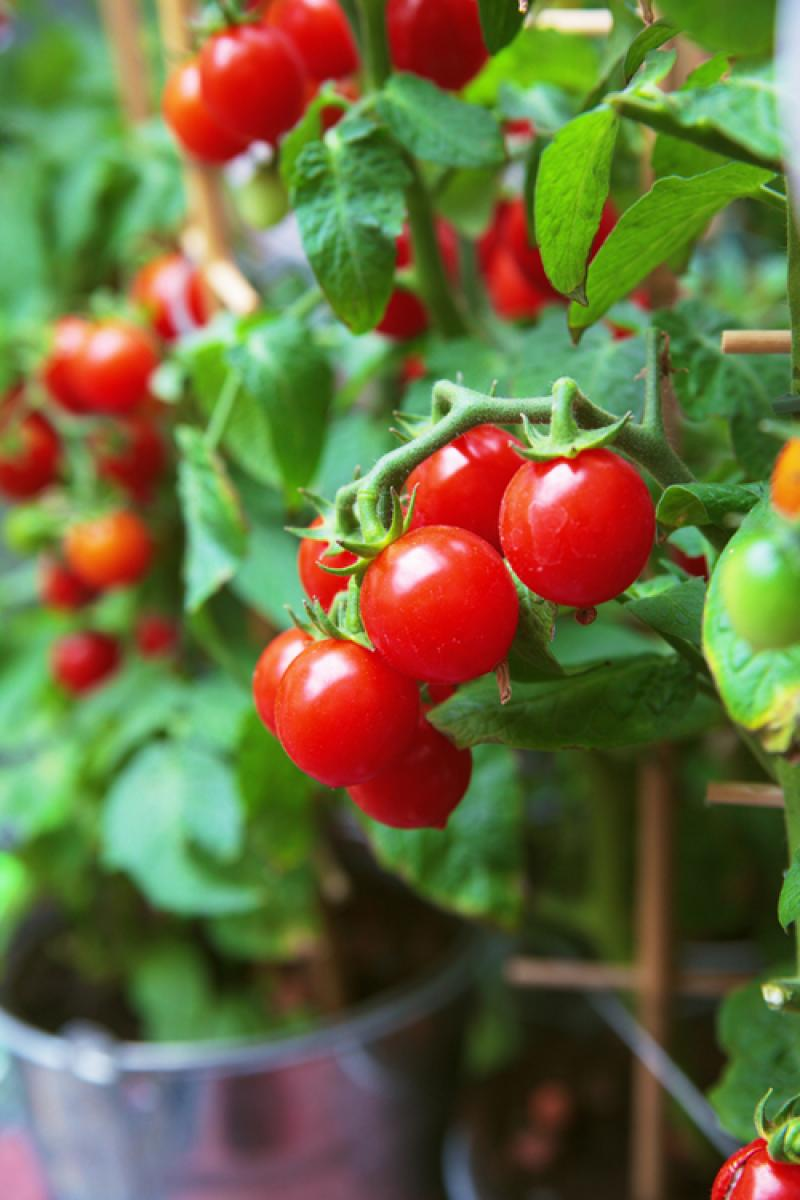
#> input picture RedTmato.jpg, 800 x 1200 px, given in place of the camera
$ jupyter execute colorV2.ipynb
#> lines starting #> are read from the running program, lines starting #| are printed output that depends on the picture; after the words box and inside, x2 and y2 are one past the last pixel; in counts of white or black regions, pixels touching at a corner belong together
[cell 1]
import numpy as np
import cv2

font = cv2.FONT_HERSHEY_SIMPLEX

#define kernel size
kernel = np.ones((7,7),np.uint8)

#cap = cv2.VideoCapture('chili.mp4')
cap = cv2.VideoCapture(0)

#frame= cv2.imread('RedTomato.jpg')

while True:
    _, frame = cap.read()
#> frame is the input picture: shape (1200, 800, 3); mean B, G, R 63.3, 108.1, 106.6
    # Convert BGR to HSV
    img = frame.copy()
    hsv = cv2.cvtColor(frame, cv2.COLOR_BGR2HSV)
#> hsv: shape (1200, 800, 3); mean H, S, V 50.9, 150.4, 135.5

    # define range of color in HSV
    #lower_bound = np.array([100,50,50])
    #upper_bound = np.array([130,255,255])

    lower_bound = np.array([179, 100, 100])
    upper_bound = np.array([179, 255, 255])

    # Threshold the HSV image to get only blue colors
    mask = cv2.inRange(hsv, lower_bound, upper_bound)
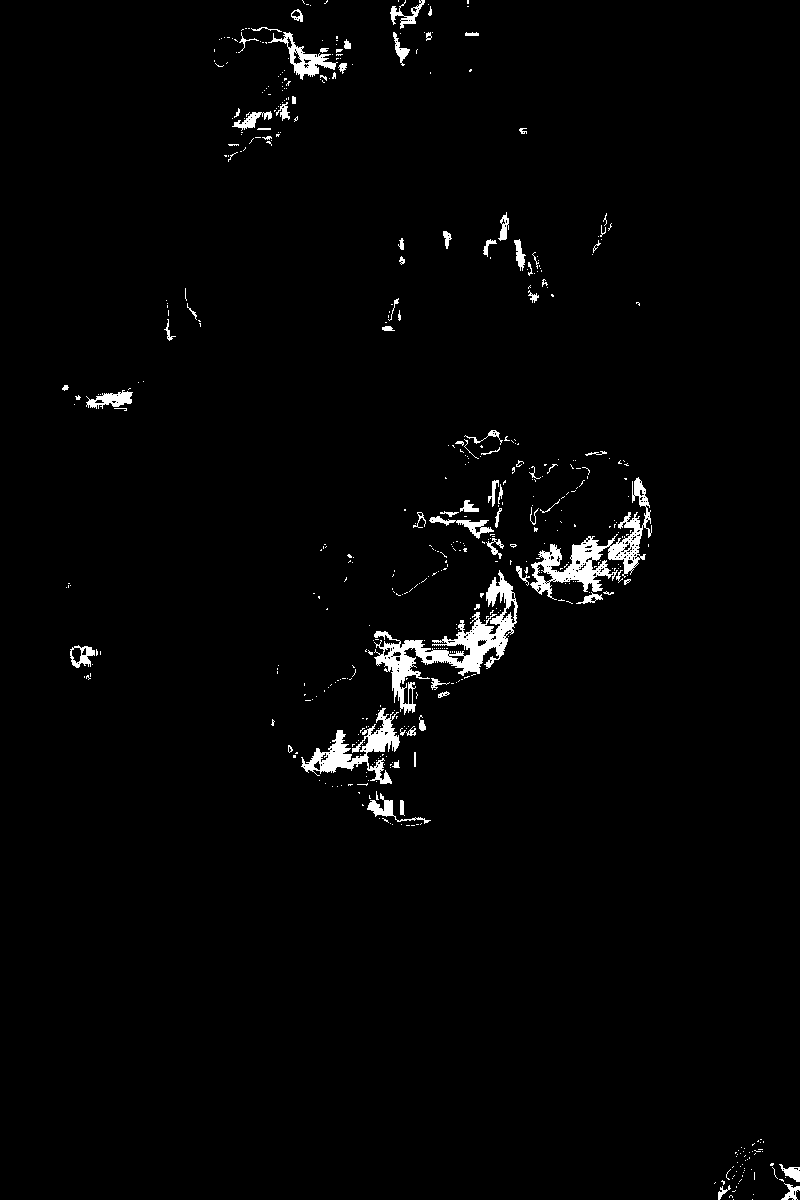
#> mask: shape (1200, 800); 2% white; 522 white regions (443 under 20 px), largest, box (x1, y1, x2, y2) and area: (374, 570, 518, 715) 4664, (530, 477, 652, 600) 3551, (301, 708, 400, 784) 2288

    # Remove unnecessary noise from mask
    mask = cv2.morphologyEx(mask, cv2.MORPH_CLOSE, kernel)
#> mask: shape (1200, 800); 3% white; 148 white regions (102 under 20 px), largest, box (x1, y1, x2, y2) and area: (288, 570, 518, 786) 10974, (516, 477, 652, 604) 5896, (413, 480, 517, 562) 1709
    mask = cv2.morphologyEx(mask, cv2.MORPH_OPEN, kernel)
#> mask: shape (1200, 800); 2.4% white; 34 white regions

    # Segment only the detected region
    segmented_img = cv2.bitwise_and(frame, frame, mask=mask)
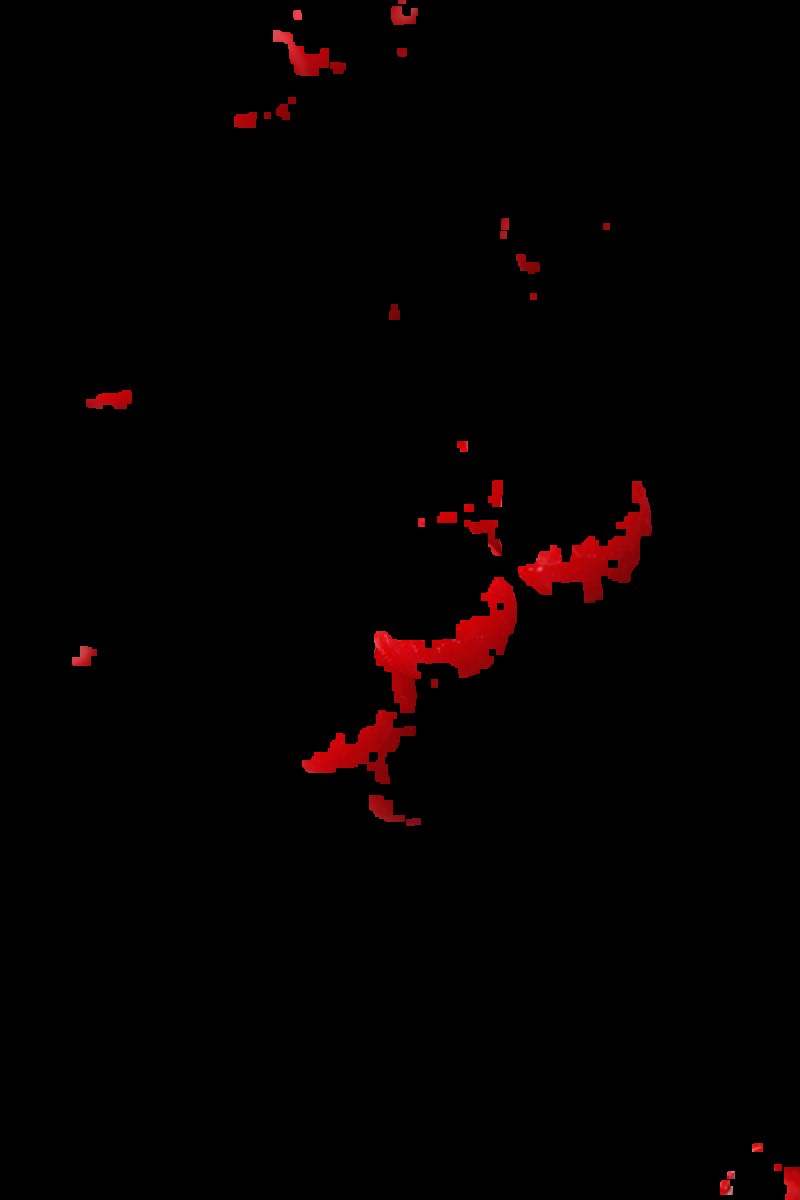
#> segmented_img: shape (1200, 800, 3); mean B, G, R 0.3, 0.2, 4.3

    #bluecnts = cv2.findContours(mask.copy(), cv2.RETR_EXTERNAL,cv2.CHAIN_APPROX_SIMPLE)[-2]
    bluecnts = cv2.findContours(mask.copy(), cv2.RETR_EXTERNAL,cv2.CHAIN_APPROX_SIMPLE)[0]
#> bluecnts = 34 contours; largest, box (x1, y1, x2, y2) and area: (374, 577, 517, 713) 6608, (518, 481, 652, 603) 5472, (302, 710, 416, 784) 3226, (273, 30, 329, 76) 1056, (86, 390, 132, 409) 558

    num = 0
    if len(bluecnts)>0:
        try:
            bound_area = max(bluecnts, key=cv2.contourArea)
#> bound_area = contour of 176 points, box (x1, y1, x2, y2) (374, 577, 517, 713), area 6608
            for bluecnts in bluecnts:
                (xg,yg,wg,hg) = cv2.boundingRect(bound_area)
                num+=1
                cv2.rectangle(img,(xg,yg),(xg+wg, yg+hg),(0,255,0),5)
#> this loop made 34 passes
#> bluecnts on passes 4, 9, 13, 15, 21, 23, 24, 26, 34: [[774, 1164], [774, 1170], [781, 1170], [781, 1164]], [[431, 679], [431, 687], [437, 687], [437, 679]], [[418, 518], [418, 526], [424, 526], [424, 518]], [[464, 504], [464, 511], [473, 511], [473, 504]], [[530, 293], [530, 299], [536, 299], [536, 293]], [[500, 231], [500, 238], [506, 238], [506, 231]], [[603, 223], [603, 229], [609, 229], [609, 223]], [[264, 112], [264, 118], [270, 118], [270, 112]], [[398, 0], [398, 3], [405, 3], [405, 0]]
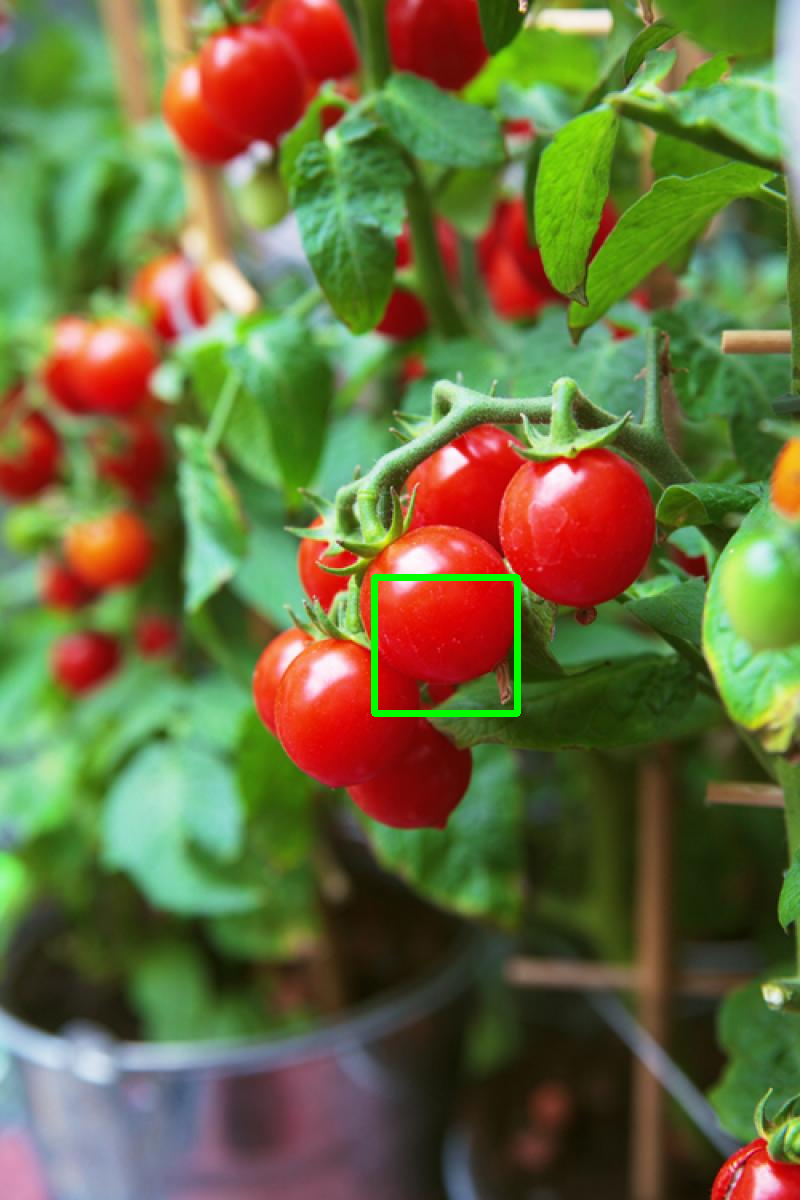
#> img: shape (1200, 800, 3); 0.4% of pixels changed, all inside (x1, y1, x2, y2) = (371, 574, 521, 717)
#> after the loop, num = 34

                #print(xg,yg,xg+wg, yg+hg)
        except:
            pass
    else:
        print('None')

    cv2.putText(img, str(num)+' Tomato', (20,30), font, 1, (255,0,0), 2)
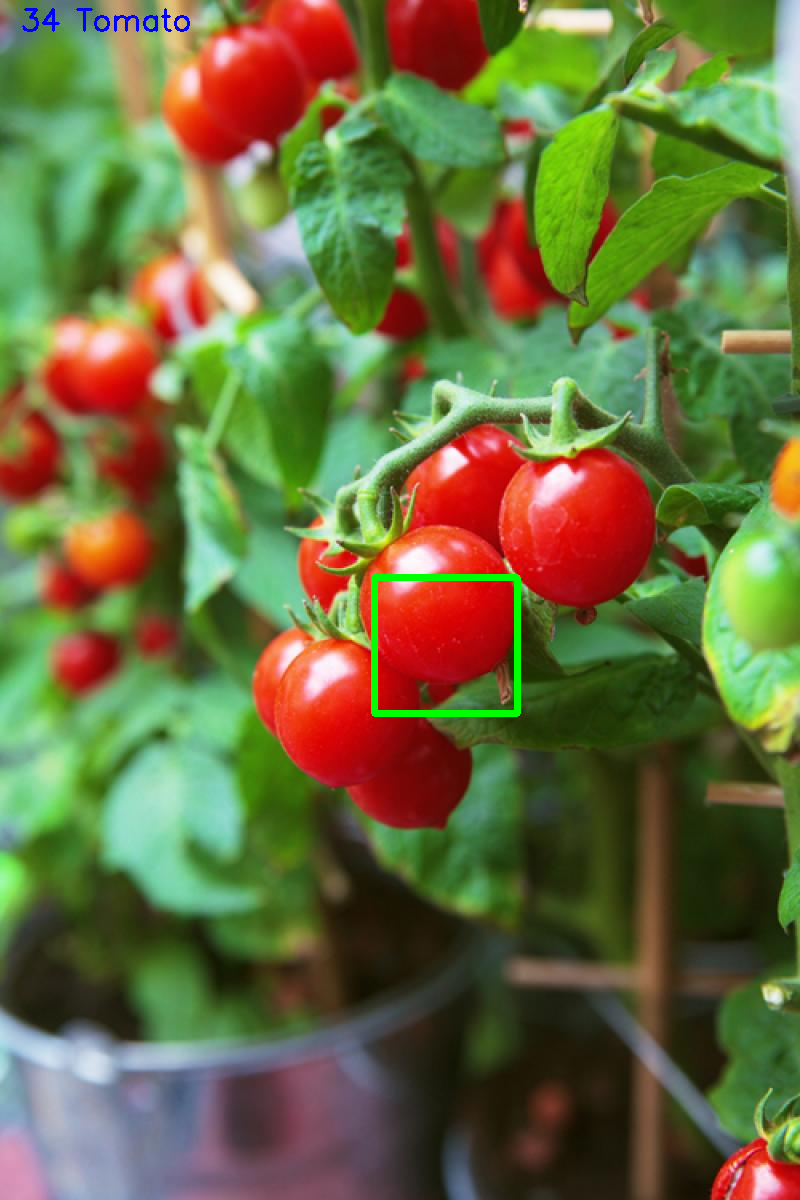
#> img: shape (1200, 800, 3); 0.11% of pixels changed, all inside (x1, y1, x2, y2) = (22, 8, 190, 32)
    cv2.namedWindow('frame', 0)
    cv2.resizeWindow('frame', 1280,720) # h*w
    cv2.imshow('frame',img)

    cv2.namedWindow('mask', 0)
    cv2.resizeWindow('mask', 1280,720) # h*w
    cv2.imshow('mask',mask)

    k = cv2.waitKey(5)
#> (key Esc is pressed here)
    if k == 27:
        break

cap.release()
cv2.destroyAllWindows()
